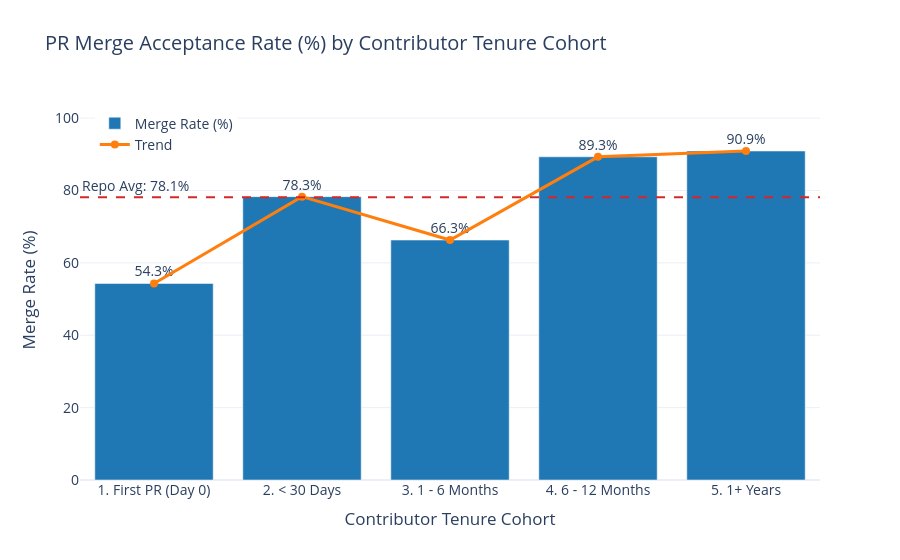

This figure's notebook cell:
### Markdown cell above
## 2. PR Merge Acceptance Rate (%) by Contributor Tenure

Bar and line comparison illustrating how PR acceptance probability evolves from first-time contributors to long-term veterans.

### Code cell
overall_avg_rate = np.round((df["is_merged"].sum() / len(df)) * 100, 1)

fig_rate = go.Figure()

fig_rate.add_trace(
    go.Bar(
        name="Merge Rate (%)",
        x=tenure_summary["tenure_cohort"],
        y=tenure_summary["merge_rate_pct"],
        marker_color="#1f77b4",
        text=[f"{v:.1f}%" for v in tenure_summary["merge_rate_pct"]],
        textposition="outside",
        hovertemplate="<b>%{x}</b><br>Merge Rate: %{y:.1f}%<extra></extra>"
    )
)

fig_rate.add_trace(
    go.Scatter(
        name="Trend",
        x=tenure_summary["tenure_cohort"],
        y=tenure_summary["merge_rate_pct"],
        mode="lines+markers",
        line=dict(color="#ff7f0e", width=3),
        marker=dict(size=8),
        hovertemplate="<b>Trend</b>: %{y:.1f}%<extra></extra>"
    )
)

fig_rate.add_hline(
    y=overall_avg_rate,
    line_dash="dash",
    line_color="#d62728",
    annotation_text=f"Repo Avg: {overall_avg_rate}%",
    annotation_position="top left"
)

fig_rate.update_layout(
    title="PR Merge Acceptance Rate (%) by Contributor Tenure Cohort",
    xaxis_title="Contributor Tenure Cohort",
    yaxis_title="Merge Rate (%)",
    font=dict(size=14),
    template="plotly_white",
    yaxis=dict(range=[0, 105]),
    legend=dict(x=0.02, y=0.98)
)

fig_rate.show()

### Figure 1 — Plotly figure (JSON) as saved in the notebook; plotly's stock layout.template omitted (floating-point values rounded to 4 significant figures)
{"data": [{"hovertemplate": "<b>%{x}</b><br>Merge Rate: %{y:.1f}%<extra></extra>", "marker": {"color": "#1f77b4"}, "name": "Merge Rate (%)", "text": ["54.3%", "78.3%", "66.3%", "89.3%", "90.9%"], "textposition": "outside", "type": "bar", "x": ["1. First PR (Day 0)", "2. < 30 Days", "3. 1 - 6 Months", "4. 6 - 12 Months", "5. 1+ Years"], "y": [54.3, 78.3, 66.3, 89.3, 90.9]}, {"hovertemplate": "<b>Trend</b>: %{y:.1f}%<extra></extra>", "line": {"color": "#ff7f0e", "width": 3}, "marker": {"size": 8}, "mode": "lines+markers", "name": "Trend", "type": "scatter", "x": ["1. First PR (Day 0)", "2. < 30 Days", "3. 1 - 6 Months", "4. 6 - 12 Months", "5. 1+ Years"], "y": [54.3, 78.3, 66.3, 89.3, 90.9]}], "layout": {"annotations": [{"showarrow": false, "text": "Repo Avg: 78.1%", "x": 0, "xanchor": "left", "xref": "x domain", "y": 78.1, "yanchor": "bottom", "yref": "y"}], "font": {"size": 14}, "legend": {"x": 0.02, "y": 0.98}, "shapes": [{"line": {"color": "#d62728", "dash": "dash"}, "type": "line", "x0": 0, "x1": 1, "xref": "x domain", "y0": 78.1, "y1": 78.1, "yref": "y"}], "title": {"text": "PR Merge Acceptance Rate (%) by Contributor Tenure Cohort"}, "xaxis": {"title": {"text": "Contributor Tenure Cohort"}}, "yaxis": {"range": [0, 105], "title": {"text": "Merge Rate (%)"}}}}
